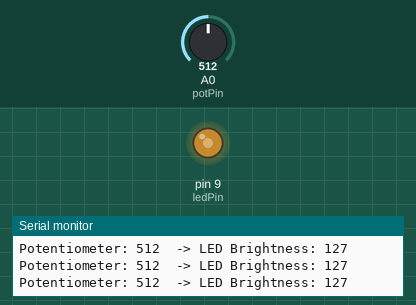
A sketch run on a simulated Arduino Uno, built with avr-gcc and run on an emulated ATmega328P. Parts: output pins drawn as LEDs (lit = HIGH), the last lines printed to the serial monitor. The inputs (shaded band) are chosen by the test bench; at power-on: A0 (potPin) = 512.

Above: at 1.2 s.
1.3 s: A0 (potPin) set to 414
At 2.1 s:
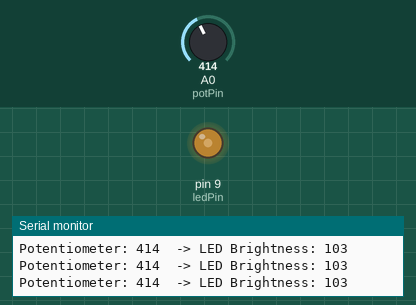
4.3 s: A0 (potPin) set to 394
At 5.4 s:
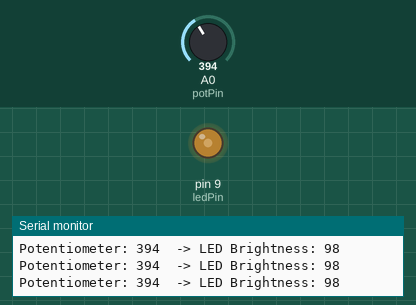
5.8 s: A0 (potPin) set to 716
At 6.2 s:
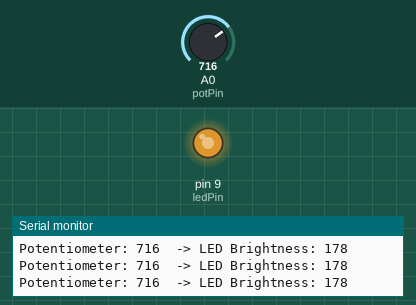
7.3 s: A0 (potPin) set to 45
At 8.5 s:
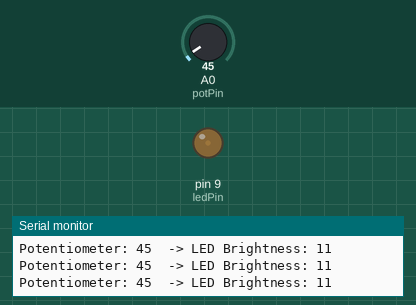
8.8 s: A0 (potPin) set to 36
At 9.3 s:
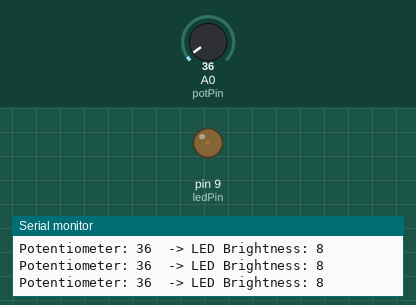
11.8 s: A0 (potPin) set to 95
At 12.4 s:
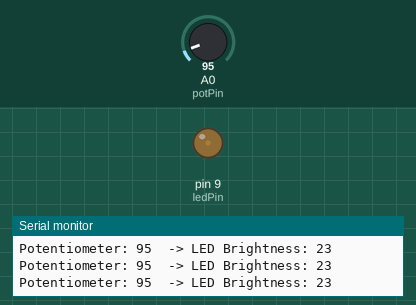
13.3 s: A0 (potPin) set to 108
Timing chart, 0 to 16.3 s (numbered marks = the images above; inputs shaded):
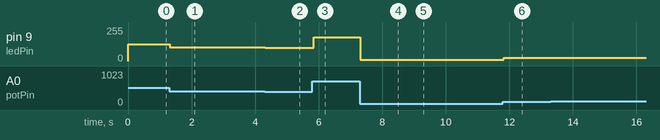

Measured:
- after the input at 1.3 s, pin 9 (ledPin): 127/255 → 103/255 at once
- after the input at 4.3 s, pin 9 (ledPin): 103/255 → 98/255 at once
- after the input at 5.8 s, pin 9 (ledPin): 98/255 → 178/255 at once
- after the input at 7.3 s, pin 9 (ledPin): 178/255 → 11/255 at once
- after the input at 8.8 s, pin 9 (ledPin): 11/255 → 8/255 at once
- after the input at 11.8 s, pin 9 (ledPin): 8/255 → 23/255 at once
- after the input at 13.3 s, pin 9 (ledPin): 23/255 → 26/255 at once

The sketch:

LED_brightness_with_potentiometer.ino
```cpp
// Pin assignments
const int ledPin = 9;       // PWM pin for LED
const int potPin = A0;      // Analog pin for potentiometer

int potValue = 0;           // Variable to store potentiometer reading
int ledBrightness = 0;      // Variable to store mapped LED brightness

void setup() {
  pinMode(ledPin, OUTPUT);  // Set LED pin as output
  Serial.begin(9600);       // Initialize serial monitor for debugging
}

void loop() {
  // Read potentiometer value (0 to 1023)
  potValue = analogRead(potPin);

  // Map potentiometer value to PWM range (0 to 255)
  ledBrightness = map(potValue, 0, 1023, 0, 255);

  // Set LED brightness
  analogWrite(ledPin, ledBrightness);

  // Print values to Serial Monitor (optional, for testing)
  Serial.print("Potentiometer: ");
  Serial.print(potValue);
  Serial.print("  -> LED Brightness: ");
  Serial.println(ledBrightness);

  delay(50); // small delay for stability
}
```
